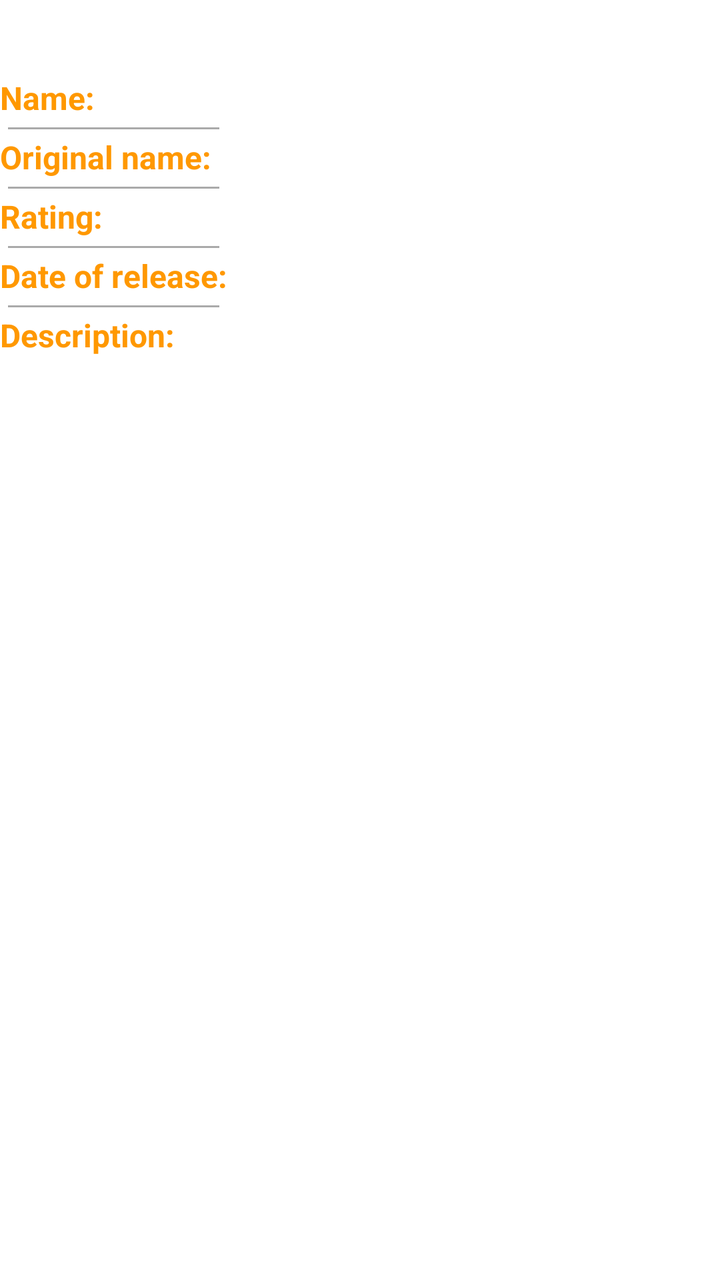
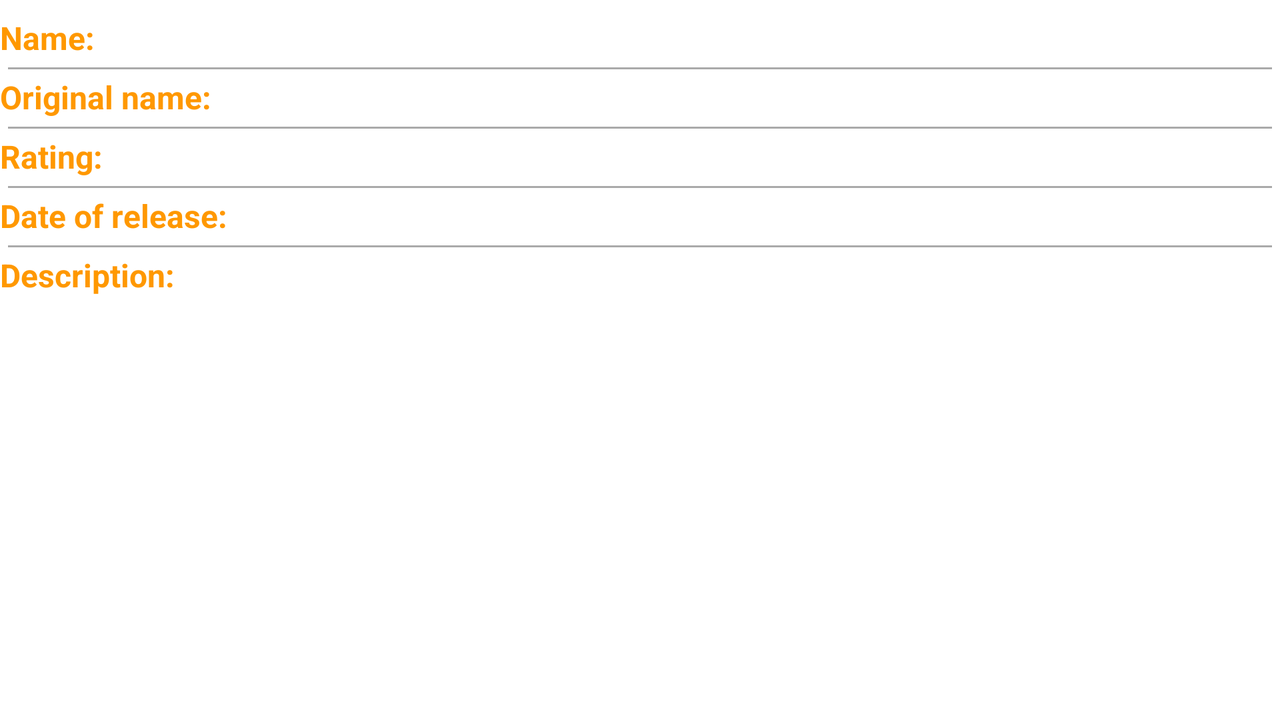

The same Android screen from two of the app's own layout files: first res/layout/ as a phone draws it, then the repository's variant for another configuration, drawn on a device whose configuration selects that folder. Both files follow.
<!-- AndroidManifest.xml: application theme Theme.MyMovies -->
<!-- res/layout/activity_detail.xml -->
<?xml version="1.0" encoding="utf-8"?>
<ScrollView xmlns:android="http://schemas.android.com/apk/res/android"
    xmlns:app="http://schemas.android.com/apk/res-auto"
    android:id="@+id/scrollViewInfo"
    android:layout_width="match_parent"
    android:layout_height="match_parent">
<androidx.constraintlayout.widget.ConstraintLayout
    android:layout_width="match_parent"
    android:layout_height="wrap_content">

    <ImageView
        android:id="@+id/imageViewBigPoster"
        android:layout_width="0dp"
        android:layout_height="wrap_content"
        android:adjustViewBounds="true"
        app:layout_constraintEnd_toEndOf="parent"
        app:layout_constraintStart_toStartOf="parent"
        app:layout_constraintTop_toTopOf="parent"
        app:srcCompat="@drawable/ic_launcher_foreground"
        android:contentDescription="@string/description_poster_film" />


    <ImageView
        android:id="@+id/imageViewAddToFavourite"
        android:layout_width="@dimen/size_of_star"
        android:layout_height="@dimen/size_of_star"
        android:layout_marginEnd="16dp"
        android:onClick="onClickChangeFavourite"
        app:layout_constraintBottom_toBottomOf="@+id/imageViewBigPoster"
        app:layout_constraintEnd_toEndOf="parent"
        app:layout_constraintTop_toBottomOf="@+id/imageViewBigPoster"
        app:srcCompat="@drawable/favourite_add_to"
        android:contentDescription="@string/add_button" />

    <include
        layout="@layout/movie_info"
        android:id="@+id/movieInfo"
        android:layout_width="0dp"
        android:layout_height="wrap_content"
        app:layout_constraintStart_toStartOf="parent"
        app:layout_constraintTop_toBottomOf="@+id/imageViewAddToFavourite"/>

</androidx.constraintlayout.widget.ConstraintLayout>
</ScrollView>
<!-- res/layout/movie_info.xml (included above) -->
<?xml version="1.0" encoding="utf-8"?>
<androidx.constraintlayout.widget.ConstraintLayout xmlns:android="http://schemas.android.com/apk/res/android"
    android:layout_width="match_parent"
    android:layout_height="match_parent"
    xmlns:app="http://schemas.android.com/apk/res-auto">

    <TextView
        style="@style/LabelStyle"
        android:id="@+id/textViewLabelTitle"
        android:layout_width="wrap_content"
        android:layout_height="wrap_content"
        android:text="@string/label_stile"
        app:layout_constraintStart_toStartOf="parent"
        app:layout_constraintTop_toTopOf="parent" />

    <View
        style="@style/BorderStyle"
        android:layout_margin="4dp"
        app:layout_constraintTop_toBottomOf="@+id/textViewTitle"
        app:layout_constraintEnd_toEndOf="parent"
        app:layout_constraintStart_toStartOf="parent"/>

    <androidx.constraintlayout.widget.Guideline
        android:id="@+id/guidelineCenter"
        android:layout_width="wrap_content"
        android:layout_height="wrap_content"
        android:orientation="vertical"
        app:layout_constraintGuide_percent="0.5" />

    <TextView
        android:id="@+id/textViewTitle"
        android:textStyle="bold"
        android:layout_width="0dp"
        android:layout_height="wrap_content"
        android:layout_marginTop="8dp"
        android:textSize="@dimen/text_size_labels"
        app:layout_constraintEnd_toEndOf="parent"
        app:layout_constraintStart_toStartOf="@+id/guidelineCenter"
        app:layout_constraintTop_toTopOf="parent" />

    <TextView
        style="@style/LabelStyle"
        android:id="@+id/textViewLabelTitleOriginal"
        android:layout_width="wrap_content"
        android:layout_height="wrap_content"
        android:text="@string/label_orig_title"
        app:layout_constraintStart_toStartOf="parent"
        app:layout_constraintTop_toBottomOf="@+id/textViewTitle" />

    <View
        style="@style/BorderStyle"
        android:layout_margin="4dp"
        app:layout_constraintTop_toBottomOf="@+id/textViewOriginalTitle"
        app:layout_constraintEnd_toEndOf="parent"
        app:layout_constraintStart_toStartOf="parent"/>

    <TextView
        android:id="@+id/textViewOriginalTitle"
        android:textStyle="bold"
        android:layout_width="0dp"
        android:layout_height="wrap_content"
        android:layout_marginTop="8dp"
        android:textSize="@dimen/text_size_labels"
        app:layout_constraintEnd_toEndOf="parent"
        app:layout_constraintStart_toStartOf="@+id/guidelineCenter"
        app:layout_constraintTop_toBottomOf="@+id/textViewTitle" />

    <TextView
        style="@style/LabelStyle"
        android:id="@+id/textViewLabelRating"
        android:layout_width="wrap_content"
        android:layout_height="wrap_content"
        android:text="@string/label_style"
        app:layout_constraintStart_toStartOf="parent"
        app:layout_constraintTop_toBottomOf="@+id/textViewOriginalTitle" />

    <View
        style="@style/BorderStyle"
        android:layout_margin="4dp"
        app:layout_constraintTop_toBottomOf="@+id/textViewRating"
        app:layout_constraintEnd_toEndOf="parent"
        app:layout_constraintStart_toStartOf="parent"/>

    <TextView
        android:id="@+id/textViewRating"
        android:textStyle="bold"
        android:layout_width="0dp"
        android:layout_height="wrap_content"
        android:layout_marginTop="8dp"
        android:textSize="@dimen/text_size_labels"
        app:layout_constraintEnd_toEndOf="parent"
        app:layout_constraintStart_toStartOf="@+id/guidelineCenter"
        app:layout_constraintTop_toBottomOf="@+id/textViewOriginalTitle" />

    <TextView
        style="@style/LabelStyle"
        android:id="@+id/textViewLabelRealiseDate"
        android:layout_width="wrap_content"
        android:layout_height="wrap_content"
        android:text="@string/label_data"
        app:layout_constraintStart_toStartOf="parent"
        app:layout_constraintTop_toBottomOf="@+id/textViewRating" />

    <View
        style="@style/BorderStyle"
        android:layout_margin="4dp"
        app:layout_constraintTop_toBottomOf="@+id/textViewRealiseDate"
        app:layout_constraintEnd_toEndOf="parent"
        app:layout_constraintStart_toStartOf="parent"/>

    <TextView
        android:id="@+id/textViewRealiseDate"
        android:textStyle="bold"
        android:layout_width="0dp"
        android:layout_height="wrap_content"
        android:layout_marginTop="8dp"
        android:textSize="@dimen/text_size_labels"
        app:layout_constraintEnd_toEndOf="parent"
        app:layout_constraintStart_toStartOf="@+id/guidelineCenter"
        app:layout_constraintTop_toBottomOf="@+id/textViewRating" />

    <TextView
        style="@style/LabelStyle"
        android:id="@+id/textViewLabelDescription"
        android:layout_width="wrap_content"
        android:layout_height="wrap_content"
        android:text="@string/label_description"
        app:layout_constraintStart_toStartOf="parent"
        app:layout_constraintTop_toBottomOf="@+id/textViewRealiseDate" />

    <TextView
        android:id="@+id/textViewOverview"
        android:layout_width="wrap_content"
        android:layout_height="wrap_content"
        android:textSize="@dimen/text_size_labels"
        app:layout_constraintStart_toStartOf="parent"
        app:layout_constraintTop_toBottomOf="@+id/textViewLabelDescription" />

    <androidx.recyclerview.widget.RecyclerView
        android:id="@+id/recyclerViewTrailer"
        android:nestedScrollingEnabled="false"
        android:layout_width="0dp"
        android:layout_height="wrap_content"
        app:layout_constraintEnd_toEndOf="parent"
        app:layout_constraintStart_toStartOf="parent"
        app:layout_constraintTop_toBottomOf="@+id/textViewOverview"/>

    <androidx.recyclerview.widget.RecyclerView
        android:id="@+id/recyclerViewReviews"
        android:nestedScrollingEnabled="false"
        android:layout_width="0dp"
        android:layout_height="wrap_content"
        app:layout_constraintEnd_toEndOf="parent"
        app:layout_constraintStart_toStartOf="parent"
        app:layout_constraintTop_toBottomOf="@+id/recyclerViewTrailer"/>

</androidx.constraintlayout.widget.ConstraintLayout>
<!-- resources referenced by this layout -->
<resources>
  <dimen name="size_of_star">60dp</dimen>
  <dimen name="text_size_labels">16sp</dimen>
  <!-- drawable ic_launcher_foreground: png bitmap (mipmap-hdpi, 5460 bytes) -->
  <string name="add_button">Add to favorites</string>
  <string name="description_poster_film">Movie poster</string>
  <string name="label_data">Date of release:</string>
  <string name="label_description">Description:</string>
  <string name="label_orig_title">Original name:</string>
  <string name="label_stile">Name:</string>
  <string name="label_style">Rating:</string>
  <style name="BorderStyle">
          <item name="android:layout_height">1dp</item>
          <item name="android:layout_width">0dp</item>
          <item name="android:background">@android:color/darker_gray</item>
      </style>
  <style name="LabelStyle">
          <item name="android:layout_marginTop">8dp</item>
          <item name="android:textStyle">bold</item>
          <item name="android:textColor">#FF9800</item>
          <item name="android:textSize">@dimen/text_size_labels</item>
      </style>
  <style name="Theme.MyMovies" parent="Theme.MaterialComponents.DayNight.DarkActionBar">
          
          <item name="colorPrimary">#000000</item>
          <item name="colorPrimaryVariant">#000000</item>
          <item name="colorOnPrimary">@color/white</item>
          
          <item name="colorSecondary">@color/teal_200</item>
          <item name="colorSecondaryVariant">@color/teal_700</item>
          <item name="colorOnSecondary">@color/black</item>
          
          <item name="android:statusBarColor">?attr/colorPrimaryVariant</item>
          
      </style>
</resources>
<!-- res/layout-land/activity_detail.xml (the repository's variant of the layout above) -->
<!-- drawn on the phone turned sideways -->
<?xml version="1.0" encoding="utf-8"?>
<androidx.constraintlayout.widget.ConstraintLayout xmlns:android="http://schemas.android.com/apk/res/android"
    xmlns:app="http://schemas.android.com/apk/res-auto"
    android:layout_width="match_parent"
    android:layout_height="match_parent">

    <ImageView
        android:id="@+id/imageViewBigPoster"
        android:layout_width="wrap_content"
        android:layout_height="0dp"
        android:adjustViewBounds="true"
        app:layout_constraintStart_toStartOf="parent"
        app:layout_constraintTop_toTopOf="parent"
        app:layout_constraintBottom_toBottomOf="parent"
        app:srcCompat="@drawable/ic_launcher_foreground"
        android:contentDescription="@string/description_poster_film" />


    <ImageView
        android:id="@+id/imageViewAddToFavourite"
        android:layout_width="50dp"
        android:layout_height="50dp"
        android:layout_marginTop="8dp"
        android:layout_marginEnd="8dp"
        android:onClick="onClickChangeFavourite"
        app:layout_constraintEnd_toEndOf="@+id/imageViewBigPoster"
        app:layout_constraintTop_toTopOf="parent"
        app:srcCompat="@drawable/favourite_remove"
        android:contentDescription="@string/add_button" />
    <ScrollView
        android:id="@+id/scrollViewInfo"
        android:layout_width="0dp"
        android:layout_height="0dp"
        app:layout_constraintBottom_toBottomOf="parent"
        app:layout_constraintTop_toTopOf="parent"
        app:layout_constraintEnd_toEndOf="parent"
        app:layout_constraintStart_toEndOf="@id/imageViewBigPoster">

        <include
            layout="@layout/movie_info"
            android:id="@+id/movieInfo"
            android:layout_width="match_parent"
            android:layout_height="wrap_content"/>
    </ScrollView>



</androidx.constraintlayout.widget.ConstraintLayout>
<!-- resources referenced by the variant -->
<!-- as the phone turned sideways resolves them -->
<resources>
  <dimen name="text_size_labels">16sp</dimen>
  <!-- drawable ic_launcher_foreground: png bitmap (mipmap-hdpi, 5460 bytes) -->
  <string name="add_button">Add to favorites</string>
  <string name="description_poster_film">Movie poster</string>
  <string name="label_data">Date of release:</string>
  <string name="label_description">Description:</string>
  <string name="label_orig_title">Original name:</string>
  <string name="label_stile">Name:</string>
  <string name="label_style">Rating:</string>
  <style name="BorderStyle">
          <item name="android:layout_height">1dp</item>
          <item name="android:layout_width">0dp</item>
          <item name="android:background">@android:color/darker_gray</item>
      </style>
  <style name="LabelStyle">
          <item name="android:layout_marginTop">8dp</item>
          <item name="android:textStyle">bold</item>
          <item name="android:textColor">#FF9800</item>
          <item name="android:textSize">@dimen/text_size_labels</item>
      </style>
  <style name="Theme.MyMovies" parent="Theme.MaterialComponents.DayNight.DarkActionBar">
          
          <item name="colorPrimary">#000000</item>
          <item name="colorPrimaryVariant">#000000</item>
          <item name="colorOnPrimary">@color/white</item>
          
          <item name="colorSecondary">@color/teal_200</item>
          <item name="colorSecondaryVariant">@color/teal_700</item>
          <item name="colorOnSecondary">@color/black</item>
          
          <item name="android:statusBarColor">?attr/colorPrimaryVariant</item>
          
      </style>
</resources>
